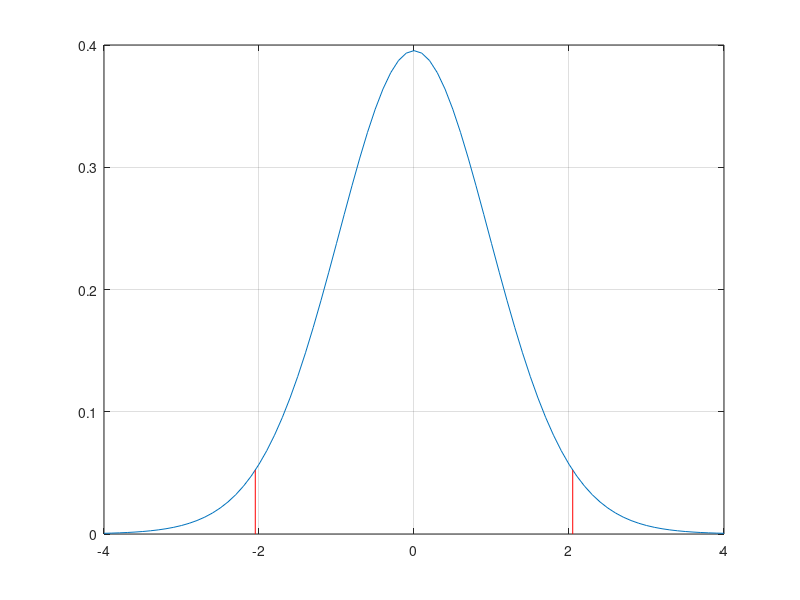
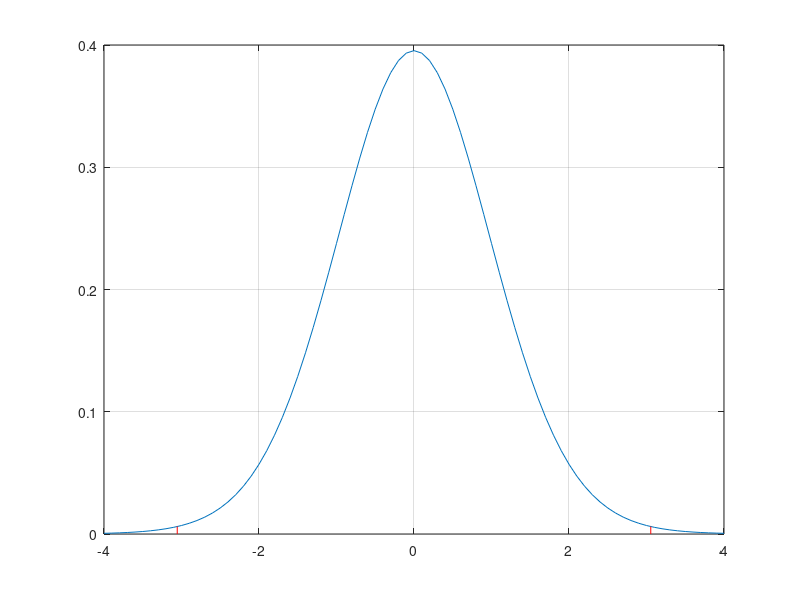
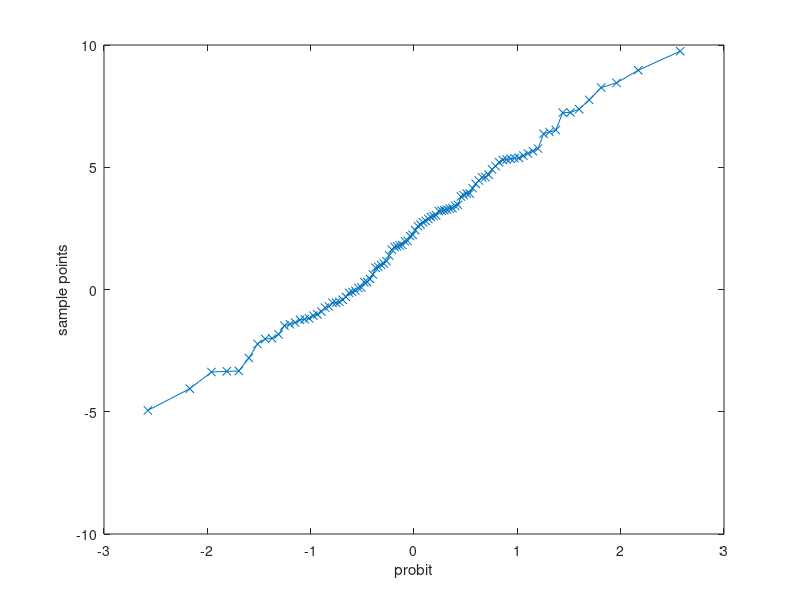

MATLAB code for these plots, in order: (Note: this script raises an error after producing the figures.)
clear;clc;
load test_data.mat

%% 统计描述
MIN = min(data);  % 每一列的最小值
MAX =max(data);  % 每一列的最大值
MEAN = mean(data);  % 每一列的平均值
MEDIAN = median(data);  % 每一列的中位数
SKEWNESS = skewness(data);  % 每一列的偏度
KURTOSIS = kurtosis(data);  % 每一列的峰度
STD = std(data);  % 每一列的标准差
RESULT = [MIN; MAX; MEAN; MEDIAN; SKEWNESS; KURTOSIS; STD];

%% 计算各列之间的相关系数
% 在计算皮尔逊相关系数之前，一定要做出散点图来看两组变量之间是否存在线性关系
% 使用SPSS绘制散点图：图形-旧对话框-散点图/点图-矩阵散点图
R = corrcoef(data);  % 计算皮尔逊相关系数

%% 进行假设检验
x = -4 : 0.1 : 4;
y = tpdf(x, 28);  % 求 t 分布的概率密度值， 28是自由度
figure(1);
plot(x, y, '-');
grid on;
hold on;
tinv(0.975, 28);  % matlab可以求出临界值:2.0484
plot([-2.048, -2.048], [0, tpdf(-2.048, 28)], 'r-');
plot([2.048, 2.048], [0, tpdf(2.048, 28)], 'r-');

%% 计算p值
x = -4 : 0.1 : 4;
y = tpdf(x, 28);
figure(2);
plot(x, y, '-');
grid on;
hold on;
plot([-3.055, -3.055], [0, tpdf(-3.055, 28)], 'r-');
plot([3.055, 3.055], [0, tpdf(3.055, 28)], 'r-');
disp('该检验值对应的p值为：');
disp((1 - tcdf(3.055, 28)) * 2);  % 双侧检验的p值要乘以2；

%% 计算各列之间的相关系数以及p值
[R, P] = corrcoef(data);
% 在EXCEL表格中给数据右上角标上显著性符号吧
P < 0.01  % 标记3颗星的位置
(P < 0.05) .* (P > 0.01)  % 标记2颗星的位置
(P < 0.1) .* (P > 0.05) % % 标记1颗星的位置

%% 正态分布检验
% 正态分布的偏度和峰度
x = normrnd(2, 3, 100, 1);  % 生成100*1的随机向量，每个元素是均值为2，标准差为3的正态分布
skewness(x)  % 偏度
kurtosis(x)  % 峰度
figure(3);
qqplot(x)

% 检验第一列的数据是否为正态分布
[h, p] = jbtest(data(:, 1), 0.05)
[h, p] = jbtest(data(:, 1), 0.01)

% 用循环检验所有列的数据
n_c = size(data, 2);  % 返回数据的列数
H = zeros(1, 6);
P = zeros(1, 6);
for i = 1 : n_c
    [h, p] = jbtest(data(:, 1), 0.05);
    H(i) = h;
    P(i) = p;
end
disp(H)
disp(P)
figure(4);
qqplot(data(:, 1));

%% 斯皮尔曼相关系数
X = [3 8 4 7 2]'
Y = [5 10 9 10 6]'
coeff = corr(X, Y, 'Type', 'Spearman')
% 等价于：
RX = [2 5 3 4 1]
RY = [1 4.5 3 4.5 2]
R = corrcoef(RX, RY)

% 计算矩阵各列的斯皮尔曼相关系数
R = corr(data, 'Type', 'Spearman')

% 大样本下的假设检验
disp(sqrt(590) * 0.0301)
% 计算p值
disp((1 - normcdf(0.7311)) * 2)  % normcdf用来计算标准正态分布的累积概率密度函数

% 相关系数和p值
[R, P] = corr(data, 'type','Spearman')